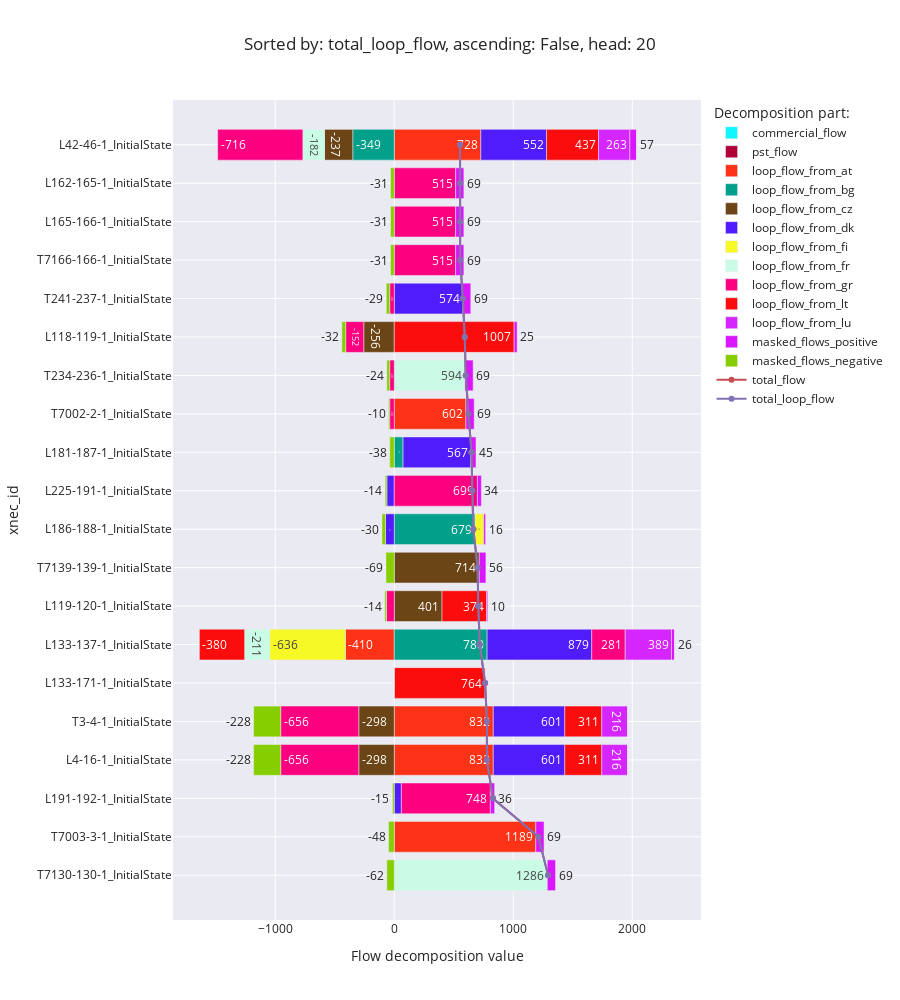

Source (notebook cell):
### Code cell
flow_decomposition_bar_chart('total_loop_flow')

### Figure 1 — Plotly figure (JSON) as saved in the notebook; plotly's stock layout.template omitted (floating-point values rounded to 4 significant figures)
{"data": [{"alignmentgroup": "True", "hovertemplate": "Decomposition part:=commercial_flow<br>Flow decomposition value=%{x}<br>xnec_id=%{y}<extra></extra>", "legendgroup": "commercial_flow", "marker": {"color": "#0DF9FF", "pattern": {"shape": ""}}, "name": "commercial_flow", "offsetgroup": "commercial_flow", "orientation": "h", "showlegend": true, "textposition": "auto", "texttemplate": "%{x:.0f}", "type": "bar", "x": [null, null, null, null, null, null, null, null, null, null, null, null, null, null, null, null, null, null, null, null], "xaxis": "x", "y": ["T7130-130-1_InitialState", "T7003-3-1_InitialState", "L191-192-1_InitialState", "L4-16-1_InitialState", "T3-4-1_InitialState", "L133-171-1_InitialState", "L133-137-1_InitialState", "L119-120-1_InitialState", "T7139-139-1_InitialState", "L186-188-1_InitialState", "L225-191-1_InitialState", "L181-187-1_InitialState", "T7002-2-1_InitialState", "T234-236-1_InitialState", "L118-119-1_InitialState", "T241-237-1_InitialState", "T7166-166-1_InitialState", "L165-166-1_InitialState", "L162-165-1_InitialState", "L42-46-1_InitialState"], "yaxis": "y"}, {"alignmentgroup": "True", "hovertemplate": "Decomposition part:=pst_flow<br>Flow decomposition value=%{x}<br>xnec_id=%{y}<extra></extra>", "legendgroup": "pst_flow", "marker": {"color": "#AF0038", "pattern": {"shape": ""}}, "name": "pst_flow", "offsetgroup": "pst_flow", "orientation": "h", "showlegend": true, "textposition": "auto", "texttemplate": "%{x:.0f}", "type": "bar", "x": [null, null, null, null, null, null, null, null, null, null, null, null, null, null, null, null, null, null, null, null], "xaxis": "x", "y": ["T7130-130-1_InitialState", "T7003-3-1_InitialState", "L191-192-1_InitialState", "L4-16-1_InitialState", "T3-4-1_InitialState", "L133-171-1_InitialState", "L133-137-1_InitialState", "L119-120-1_InitialState", "T7139-139-1_InitialState", "L186-188-1_InitialState", "L225-191-1_InitialState", "L181-187-1_InitialState", "T7002-2-1_InitialState", "T234-236-1_InitialState", "L118-119-1_InitialState", "T241-237-1_InitialState", "T7166-166-1_InitialState", "L165-166-1_InitialState", "L162-165-1_InitialState", "L42-46-1_InitialState"], "yaxis": "y"}, {"alignmentgroup": "True", "hovertemplate": "Decomposition part:=loop_flow_from_at<br>Flow decomposition value=%{x}<br>xnec_id=%{y}<extra></extra>", "legendgroup": "loop_flow_from_at", "marker": {"color": "#FD3216", "pattern": {"shape": ""}}, "name": "loop_flow_from_at", "offsetgroup": "loop_flow_from_at", "orientation": "h", "showlegend": true, "textposition": "auto", "texttemplate": "%{x:.0f}", "type": "bar", "x": [null, 1189.0, null, 832.0, 832.0, null, -410.4, null, null, null, null, null, 602.1, null, null, null, null, null, null, 727.6], "xaxis": "x", "y": ["T7130-130-1_InitialState", "T7003-3-1_InitialState", "L191-192-1_InitialState", "L4-16-1_InitialState", "T3-4-1_InitialState", "L133-171-1_InitialState", "L133-137-1_InitialState", "L119-120-1_InitialState", "T7139-139-1_InitialState", "L186-188-1_InitialState", "L225-191-1_InitialState", "L181-187-1_InitialState", "T7002-2-1_InitialState", "T234-236-1_InitialState", "L118-119-1_InitialState", "T241-237-1_InitialState", "T7166-166-1_InitialState", "L165-166-1_InitialState", "L162-165-1_InitialState", "L42-46-1_InitialState"], "yaxis": "y"}, {"alignmentgroup": "True", "hovertemplate": "Decomposition part:=loop_flow_from_bg<br>Flow decomposition value=%{x}<br>xnec_id=%{y}<extra></extra>", "legendgroup": "loop_flow_from_bg", "marker": {"color": "#00A08B", "pattern": {"shape": ""}}, "name": "loop_flow_from_bg", "offsetgroup": "loop_flow_from_bg", "orientation": "h", "showlegend": true, "textposition": "auto", "texttemplate": "%{x:.0f}", "type": "bar", "x": [null, null, null, null, null, null, 780.4, null, null, 679.0, null, 74.21, null, null, null, null, null, null, null, -348.7], "xaxis": "x", "y": ["T7130-130-1_InitialState", "T7003-3-1_InitialState", "L191-192-1_InitialState", "L4-16-1_InitialState", "T3-4-1_InitialState", "L133-171-1_InitialState", "L133-137-1_InitialState", "L119-120-1_InitialState", "T7139-139-1_InitialState", "L186-188-1_InitialState", "L225-191-1_InitialState", "L181-187-1_InitialState", "T7002-2-1_InitialState", "T234-236-1_InitialState", "L118-119-1_InitialState", "T241-237-1_InitialState", "T7166-166-1_InitialState", "L165-166-1_InitialState", "L162-165-1_InitialState", "L42-46-1_InitialState"], "yaxis": "y"}, {"alignmentgroup": "True", "hovertemplate": "Decomposition part:=loop_flow_from_cz<br>Flow decomposition value=%{x}<br>xnec_id=%{y}<extra></extra>", "legendgroup": "loop_flow_from_cz", "marker": {"color": "#6C4516", "pattern": {"shape": ""}}, "name": "loop_flow_from_cz", "offsetgroup": "loop_flow_from_cz", "orientation": "h", "showlegend": true, "textposition": "auto", "texttemplate": "%{x:.0f}", "type": "bar", "x": [null, null, null, -298.0, -298.0, null, null, 401.4, 714.1, null, null, null, null, null, -256.3, null, null, null, null, -237.1], "xaxis": "x", "y": ["T7130-130-1_InitialState", "T7003-3-1_InitialState", "L191-192-1_InitialState", "L4-16-1_InitialState", "T3-4-1_InitialState", "L133-171-1_InitialState", "L133-137-1_InitialState", "L119-120-1_InitialState", "T7139-139-1_InitialState", "L186-188-1_InitialState", "L225-191-1_InitialState", "L181-187-1_InitialState", "T7002-2-1_InitialState", "T234-236-1_InitialState", "L118-119-1_InitialState", "T241-237-1_InitialState", "T7166-166-1_InitialState", "L165-166-1_InitialState", "L162-165-1_InitialState", "L42-46-1_InitialState"], "yaxis": "y"}, {"alignmentgroup": "True", "hovertemplate": "Decomposition part:=loop_flow_from_dk<br>Flow decomposition value=%{x}<br>xnec_id=%{y}<extra></extra>", "legendgroup": "loop_flow_from_dk", "marker": {"color": "#511CFB", "pattern": {"shape": ""}}, "name": "loop_flow_from_dk", "offsetgroup": "loop_flow_from_dk", "orientation": "h", "showlegend": true, "textposition": "auto", "texttemplate": "%{x:.0f}", "type": "bar", "x": [null, null, 59.75, 600.9, 600.9, null, 878.9, null, null, -73.49, -62.2, 567.3, null, null, null, 573.7, null, null, null, 552.1], "xaxis": "x", "y": ["T7130-130-1_InitialState", "T7003-3-1_InitialState", "L191-192-1_InitialState", "L4-16-1_InitialState", "T3-4-1_InitialState", "L133-171-1_InitialState", "L133-137-1_InitialState", "L119-120-1_InitialState", "T7139-139-1_InitialState", "L186-188-1_InitialState", "L225-191-1_InitialState", "L181-187-1_InitialState", "T7002-2-1_InitialState", "T234-236-1_InitialState", "L118-119-1_InitialState", "T241-237-1_InitialState", "T7166-166-1_InitialState", "L165-166-1_InitialState", "L162-165-1_InitialState", "L42-46-1_InitialState"], "yaxis": "y"}, {"alignmentgroup": "True", "hovertemplate": "Decomposition part:=loop_flow_from_fi<br>Flow decomposition value=%{x}<br>xnec_id=%{y}<extra></extra>", "legendgroup": "loop_flow_from_fi", "marker": {"color": "#F6F926", "pattern": {"shape": ""}}, "name": "loop_flow_from_fi", "offsetgroup": "loop_flow_from_fi", "orientation": "h", "showlegend": true, "textposition": "auto", "texttemplate": "%{x:.0f}", "type": "bar", "x": [null, null, null, null, null, null, -636.1, null, null, 72.86, null, null, null, null, null, null, null, null, null, null], "xaxis": "x", "y": ["T7130-130-1_InitialState", "T7003-3-1_InitialState", "L191-192-1_InitialState", "L4-16-1_InitialState", "T3-4-1_InitialState", "L133-171-1_InitialState", "L133-137-1_InitialState", "L119-120-1_InitialState", "T7139-139-1_InitialState", "L186-188-1_InitialState", "L225-191-1_InitialState", "L181-187-1_InitialState", "T7002-2-1_InitialState", "T234-236-1_InitialState", "L118-119-1_InitialState", "T241-237-1_InitialState", "T7166-166-1_InitialState", "L165-166-1_InitialState", "L162-165-1_InitialState", "L42-46-1_InitialState"], "yaxis": "y"}, {"alignmentgroup": "True", "hovertemplate": "Decomposition part:=loop_flow_from_fr<br>Flow decomposition value=%{x}<br>xnec_id=%{y}<extra></extra>", "legendgroup": "loop_flow_from_fr", "marker": {"color": "#C9FBE5", "pattern": {"shape": ""}}, "name": "loop_flow_from_fr", "offsetgroup": "loop_flow_from_fr", "orientation": "h", "showlegend": true, "textposition": "auto", "texttemplate": "%{x:.0f}", "type": "bar", "x": [1286.0, null, null, null, null, null, -210.6, null, null, null, null, null, null, 593.6, null, null, null, null, null, -182.0], "xaxis": "x", "y": ["T7130-130-1_InitialState", "T7003-3-1_InitialState", "L191-192-1_InitialState", "L4-16-1_InitialState", "T3-4-1_InitialState", "L133-171-1_InitialState", "L133-137-1_InitialState", "L119-120-1_InitialState", "T7139-139-1_InitialState", "L186-188-1_InitialState", "L225-191-1_InitialState", "L181-187-1_InitialState", "T7002-2-1_InitialState", "T234-236-1_InitialState", "L118-119-1_InitialState", "T241-237-1_InitialState", "T7166-166-1_InitialState", "L165-166-1_InitialState", "L162-165-1_InitialState", "L42-46-1_InitialState"], "yaxis": "y"}, {"alignmentgroup": "True", "hovertemplate": "Decomposition part:=loop_flow_from_gr<br>Flow decomposition value=%{x}<br>xnec_id=%{y}<extra></extra>", "legendgroup": "loop_flow_from_gr", "marker": {"color": "#FC0080", "pattern": {"shape": ""}}, "name": "loop_flow_from_gr", "offsetgroup": "loop_flow_from_gr", "orientation": "h", "showlegend": true, "textposition": "auto", "texttemplate": "%{x:.0f}", "type": "bar", "x": [null, null, 747.8, -656.0, -656.0, null, 281.1, -65.01, null, null, 698.7, null, -38.26, -38.26, -151.6, -38.26, 515.5, 515.5, 515.5, -715.7], "xaxis": "x", "y": ["T7130-130-1_InitialState", "T7003-3-1_InitialState", "L191-192-1_InitialState", "L4-16-1_InitialState", "T3-4-1_InitialState", "L133-171-1_InitialState", "L133-137-1_InitialState", "L119-120-1_InitialState", "T7139-139-1_InitialState", "L186-188-1_InitialState", "L225-191-1_InitialState", "L181-187-1_InitialState", "T7002-2-1_InitialState", "T234-236-1_InitialState", "L118-119-1_InitialState", "T241-237-1_InitialState", "T7166-166-1_InitialState", "L165-166-1_InitialState", "L162-165-1_InitialState", "L42-46-1_InitialState"], "yaxis": "y"}, {"alignmentgroup": "True", "hovertemplate": "Decomposition part:=loop_flow_from_lt<br>Flow decomposition value=%{x}<br>xnec_id=%{y}<extra></extra>", "legendgroup": "loop_flow_from_lt", "marker": {"color": "#FB0D0D", "pattern": {"shape": ""}}, "name": "loop_flow_from_lt", "offsetgroup": "loop_flow_from_lt", "orientation": "h", "showlegend": true, "textposition": "auto", "texttemplate": "%{x:.0f}", "type": "bar", "x": [null, null, null, 310.6, 310.6, 763.6, -379.9, 374.3, null, null, null, null, null, null, 1007.0, null, null, null, null, 436.7], "xaxis": "x", "y": ["T7130-130-1_InitialState", "T7003-3-1_InitialState", "L191-192-1_InitialState", "L4-16-1_InitialState", "T3-4-1_InitialState", "L133-171-1_InitialState", "L133-137-1_InitialState", "L119-120-1_InitialState", "T7139-139-1_InitialState", "L186-188-1_InitialState", "L225-191-1_InitialState", "L181-187-1_InitialState", "T7002-2-1_InitialState", "T234-236-1_InitialState", "L118-119-1_InitialState", "T241-237-1_InitialState", "T7166-166-1_InitialState", "L165-166-1_InitialState", "L162-165-1_InitialState", "L42-46-1_InitialState"], "yaxis": "y"}, {"alignmentgroup": "True", "hovertemplate": "Decomposition part:=loop_flow_from_lu<br>Flow decomposition value=%{x}<br>xnec_id=%{y}<extra></extra>", "legendgroup": "loop_flow_from_lu", "marker": {"color": "#D626FF", "pattern": {"shape": ""}}, "name": "loop_flow_from_lu", "offsetgroup": "loop_flow_from_lu", "orientation": "h", "showlegend": true, "textposition": "auto", "texttemplate": "%{x:.0f}", "type": "bar", "x": [null, null, null, 216.5, 216.5, null, 389.0, null, null, null, null, null, null, null, null, null, null, null, null, 263.1], "xaxis": "x", "y": ["T7130-130-1_InitialState", "T7003-3-1_InitialState", "L191-192-1_InitialState", "L4-16-1_InitialState", "T3-4-1_InitialState", "L133-171-1_InitialState", "L133-137-1_InitialState", "L119-120-1_InitialState", "T7139-139-1_InitialState", "L186-188-1_InitialState", "L225-191-1_InitialState", "L181-187-1_InitialState", "T7002-2-1_InitialState", "T234-236-1_InitialState", "L118-119-1_InitialState", "T241-237-1_InitialState", "T7166-166-1_InitialState", "L165-166-1_InitialState", "L162-165-1_InitialState", "L42-46-1_InitialState"], "yaxis": "y"}, {"alignmentgroup": "True", "hovertemplate": "Decomposition part:=masked_flows_positive<br>Flow decomposition value=%{x}<br>xnec_id=%{y}<extra></extra>", "legendgroup": "masked_flows_positive", "marker": {"color": "#DA16FF", "pattern": {"shape": ""}}, "name": "masked_flows_positive", "offsetgroup": "masked_flows_positive", "orientation": "h", "showlegend": true, "textposition": "auto", "texttemplate": "%{x:.0f}", "type": "bar", "x": [69.47, 69.47, 35.91, 0, 0, 3.961e-13, 25.94, 9.592, 56.09, 15.69, 33.56, 45.31, 69.47, 69.47, 25.3, 69.47, 69.47, 69.47, 69.47, 56.9], "xaxis": "x", "y": ["T7130-130-1_InitialState", "T7003-3-1_InitialState", "L191-192-1_InitialState", "L4-16-1_InitialState", "T3-4-1_InitialState", "L133-171-1_InitialState", "L133-137-1_InitialState", "L119-120-1_InitialState", "T7139-139-1_InitialState", "L186-188-1_InitialState", "L225-191-1_InitialState", "L181-187-1_InitialState", "T7002-2-1_InitialState", "T234-236-1_InitialState", "L118-119-1_InitialState", "T241-237-1_InitialState", "T7166-166-1_InitialState", "L165-166-1_InitialState", "L162-165-1_InitialState", "L42-46-1_InitialState"], "yaxis": "y"}, {"alignmentgroup": "True", "hovertemplate": "Decomposition part:=masked_flows_negative<br>Flow decomposition value=%{x}<br>xnec_id=%{y}<extra></extra>", "legendgroup": "masked_flows_negative", "marker": {"color": "#86CE00", "pattern": {"shape": ""}}, "name": "masked_flows_negative", "offsetgroup": "masked_flows_negative", "orientation": "h", "showlegend": true, "textposition": "auto", "texttemplate": "%{x:.0f}", "type": "bar", "x": [-62.31, -47.86, -14.87, -227.6, -227.6, -3.564e-13, 0, -14.31, -69.47, -29.66, -13.89, -37.75, -9.597, -24.05, -32.36, -28.76, -31.2, -31.2, -31.2, 0], "xaxis": "x", "y": ["T7130-130-1_InitialState", "T7003-3-1_InitialState", "L191-192-1_InitialState", "L4-16-1_InitialState", "T3-4-1_InitialState", "L133-171-1_InitialState", "L133-137-1_InitialState", "L119-120-1_InitialState", "T7139-139-1_InitialState", "L186-188-1_InitialState", "L225-191-1_InitialState", "L181-187-1_InitialState", "T7002-2-1_InitialState", "T234-236-1_InitialState", "L118-119-1_InitialState", "T241-237-1_InitialState", "T7166-166-1_InitialState", "L165-166-1_InitialState", "L162-165-1_InitialState", "L42-46-1_InitialState"], "yaxis": "y"}, {"mode": "lines+markers", "name": "total_flow", "type": "scatter", "x": [1293.0, 1211.0, 828.6, 778.5, 778.5, 763.6, 718.3, 706.0, 700.7, 664.4, 656.2, 649.1, 623.7, 600.7, 592.2, 576.2, 553.7, 553.7, 553.7, 552.8], "y": ["T7130-130-1_InitialState", "T7003-3-1_InitialState", "L191-192-1_InitialState", "L4-16-1_InitialState", "T3-4-1_InitialState", "L133-171-1_InitialState", "L133-137-1_InitialState", "L119-120-1_InitialState", "T7139-139-1_InitialState", "L186-188-1_InitialState", "L225-191-1_InitialState", "L181-187-1_InitialState", "T7002-2-1_InitialState", "T234-236-1_InitialState", "L118-119-1_InitialState", "T241-237-1_InitialState", "T7166-166-1_InitialState", "L165-166-1_InitialState", "L162-165-1_InitialState", "L42-46-1_InitialState"]}, {"mode": "lines+markers", "name": "total_loop_flow", "type": "scatter", "x": [1293.0, 1211.0, 828.6, 778.5, 778.5, 763.6, 718.3, 706.0, 700.7, 664.4, 656.2, 649.1, 623.7, 600.7, 592.2, 576.2, 553.7, 553.7, 553.7, 552.8], "y": ["T7130-130-1_InitialState", "T7003-3-1_InitialState", "L191-192-1_InitialState", "L4-16-1_InitialState", "T3-4-1_InitialState", "L133-171-1_InitialState", "L133-137-1_InitialState", "L119-120-1_InitialState", "T7139-139-1_InitialState", "L186-188-1_InitialState", "L225-191-1_InitialState", "L181-187-1_InitialState", "T7002-2-1_InitialState", "T234-236-1_InitialState", "L118-119-1_InitialState", "T241-237-1_InitialState", "T7166-166-1_InitialState", "L165-166-1_InitialState", "L162-165-1_InitialState", "L42-46-1_InitialState"]}], "layout": {"barmode": "relative", "height": 1000, "legend": {"title": {"text": "Decomposition part:"}, "tracegroupgap": 0}, "title": {"text": "Sorted by: total_loop_flow, ascending: False, head: 20"}, "xaxis": {"anchor": "y", "domain": [0, 1], "title": {"text": "Flow decomposition value"}}, "yaxis": {"anchor": "x", "domain": [0, 1], "title": {"text": "xnec_id"}}}}
